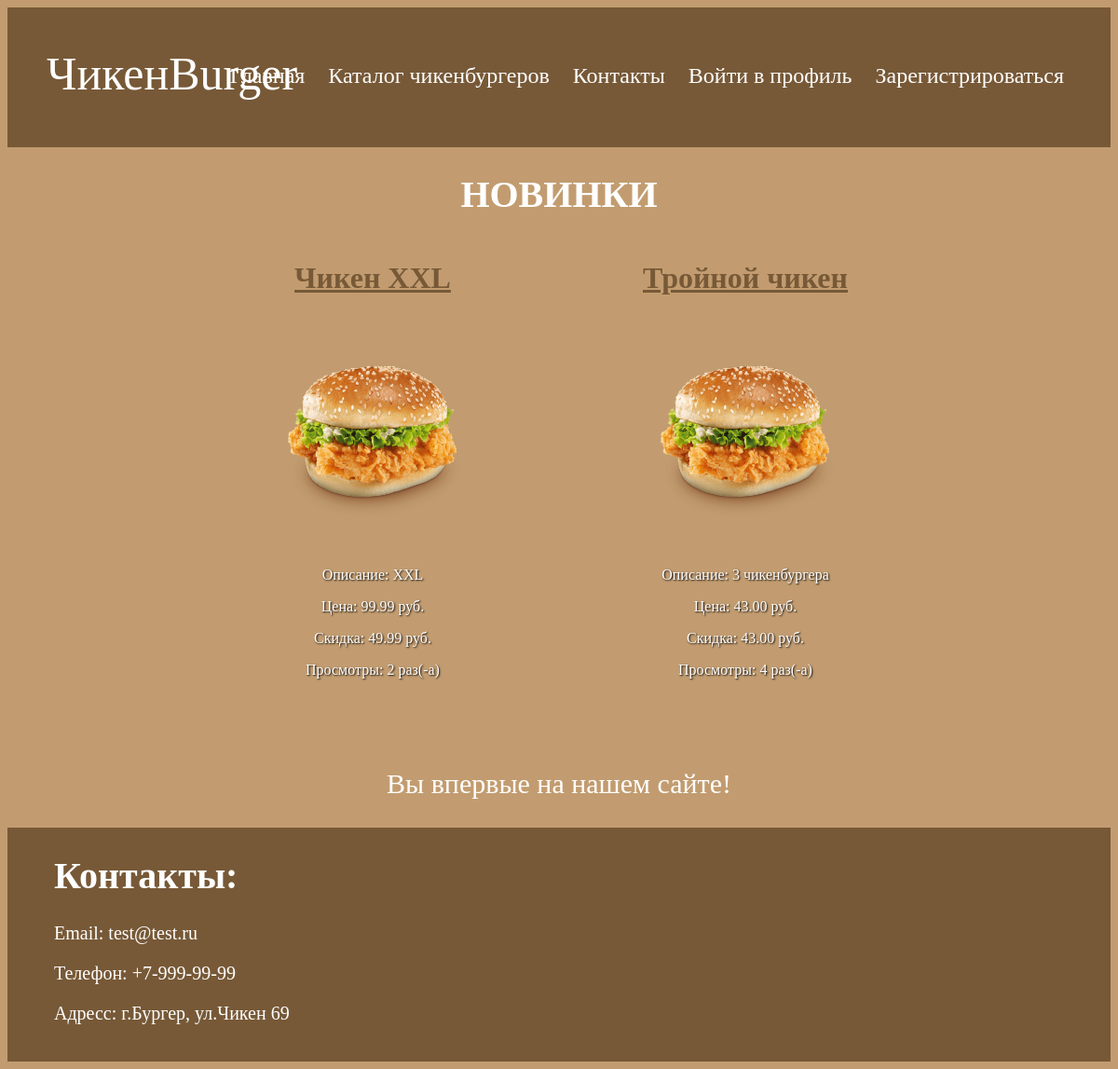
The app's page /shop/, older data.
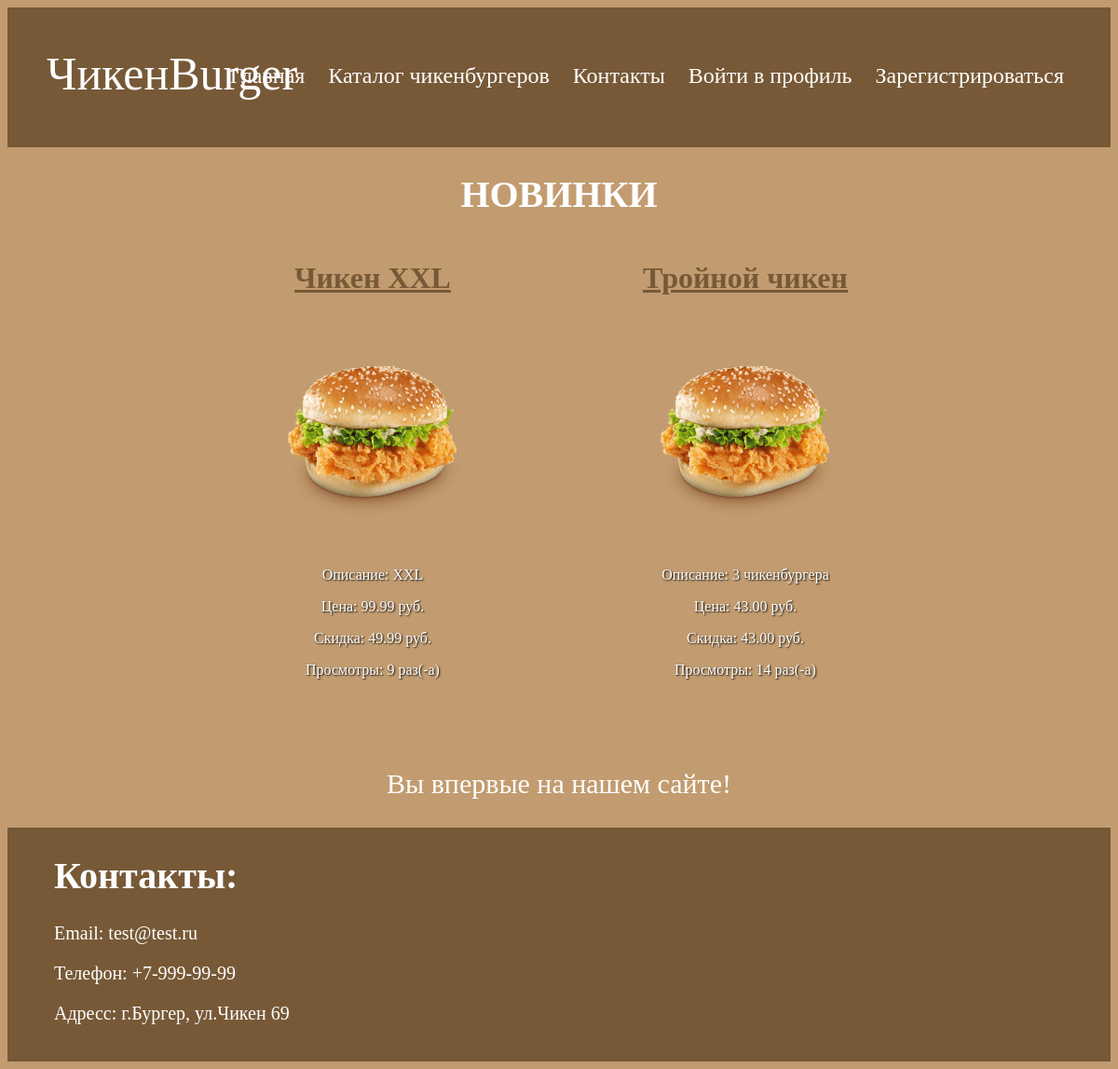
The same page, newer data.
### shopapp/models.py (models this page shows)
class Product(models.Model):
    class Meta:
        ordering = ["name", "price"]
    name = models.CharField(max_length=100)
    description = models.TextField(null=False, blank=True)
    price = models.DecimalField(default=0, max_digits=8, decimal_places=2)
    discount = models.DecimalField(default=0, max_digits=8, decimal_places=2)
    created_at = models.DateTimeField(auto_now_add=True)
    views_count = models.DecimalField(default=0, max_digits=8, decimal_places=0)
    preview = models.ImageField(null=True, blank=True, upload_to=product_preview_directory_path)

### shopapp/views.py (the view)
# urls.py: path("", shop_index, name="index"),
def shop_index(request: HttpRequest) -> HttpResponse:
    products = Product.objects.order_by('-id')[:3]
    num_visits = request.session.get('num_visits', 0)
    request.session['num_visits'] = num_visits + 1
    return render(request, 'shopapp/shop-index.html', context={'num_visits': num_visits, 'products': products})

### shopapp/templates/shopapp/shop-index.html (shortened to what this page needs)
{% extends 'shopapp/base.html' %}
{% block body %}
    <h1 style="text-align: center; color: white; font-size: 40px;">НОВИНКИ</h1>
    <div  style="display: flex; justify-content: center; padding-bottom: 50px;">
        {% for product in products %}
            <div style="color: white; text-align: center;">
                <h1><a style="text-decoration: underline; color: rgb(119, 89, 55);" href="{% url 'shopapp:product_details' pk=product.pk %}">{{ product.name }}</a></h1>
                <div>
                    {% if product.preview %}
                        <img style="width: 400px; height: 250px;" src="{{ product.preview.url }}" alt="{{ product.preview.name }}">
                    {% endif %}
                </div>
                <p style="text-shadow: 1px 1px 2px black;">Описание: {{ product.description }}</p>
                <p style="text-shadow: 1px 1px 2px black;">Цена: {{ product.price }} руб.</p>
                <p style="text-shadow: 1px 1px 2px black;">Скидка: {% firstof product.discount '0' %} руб.</p>
                <p style="text-shadow: 1px 1px 2px black;">Просмотры: {{ product.views_count }} раз(-a)</p>
            </div>
        {% endfor %}
    </div>
    <p style="text-align: center; color: white; font-size: 30px;">{% if num_visits == 0 %} Вы впервые на нашем сайте!{% else %} Вы посетили наш сайт: {{ num_visits }} раз(-а){% endif %}</p>
{% endblock %}

Row changes from the older to the newer data that the page shows:
changed Product "Чикен XXL": views_count "2" → "9"
changed Product "Тройной чикен": views_count "4" → "14"
